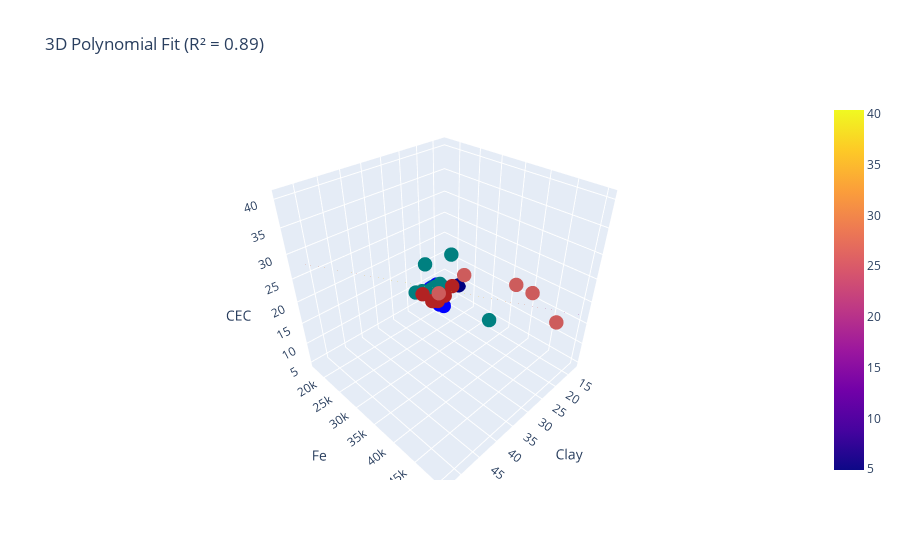

Notebook cell for this chart:
### Code cell
clay_test_errors_summary = []
train_errors_summary = []
best_n_ = []

for feature_set in feature_sets_CEC:
    
    best_n, R2_test_pol, R2_train_pol, RMSE_test_pol, RMSE_train_pol = stochastic_poly(clay_soil, feature_set, clay_soil['CEC'], iters=100)
    print('best_n, R2_test_pol, R2_train_pol, RMSE_test_pol, RMSE_train_pol, feature_set:', best_n, R2_test_pol, R2_train_pol, RMSE_test_pol, RMSE_train_pol, feature_set)
    clay_test_errors_summary.append(R2_test_pol)
    train_errors_summary.append(R2_train_pol)
    best_n_.append(best_n)

bars_plot(feature_sets_CEC, clay_test_errors_summary, train_errors_summary, 'Clayey samples CEC')

best_feat_ind = test_errors_summary.index(max(test_errors_summary))
best_feat = feature_sets_CEC[best_feat_ind]
best_feat_n = best_n_[best_feat_ind]
print('best_feat_ind, best_feat, best_feat_n', best_feat_ind, best_feat, best_feat_n)

fit_and_plot(clay_soil, best_feat, 'CEC', best_feat_n, mapping)

### Figure 1 — Plotly figure (JSON) as saved in the notebook; plotly's stock layout.template omitted (floating-point values rounded to 4 significant figures; data arrays with more than 128 entries replaced by an {"elided": "..."} marker saying what was removed)
{"data": [{"marker": {"color": ["teal", "teal", "teal", "teal", "teal", "teal", "teal", "teal", "teal", "teal", "teal", "teal", "firebrick", "firebrick", "firebrick", "firebrick", "firebrick", "navy", "blue", "blue", "blue", "blue", "blue", "indianred", "indianred", "indianred", "indianred", "indianred"], "size": 5}, "mode": "markers", "name": "Data points", "type": "scatter3d", "x": [21.73, 25.55, 16.1, 29.0, 18.82, 16.88, 18.51, 16.04, 21.37, 20.59, 23.0, 31.69, 37.13, 33.05, 27.52, 38.33, 38.84, 12.62, 20.93, 23.23, 22.47, 25.45, 20.53, 52.89, 38.51, 32.34, 32.34, 16.97], "y": [23150.0, 21270.0, 16990.0, 22560.0, 18330.0, 19270.0, 34250.0, 18270.0, 20330.0, 17810.0, 22780.0, 34250.0, 32130.0, 33890.0, 31210.0, 35480.0, 37180.0, 21330.0, 21500.0, 24250.0, 24850.0, 24900.0, 19080.0, 49410.0, 42230.0, 47510.0, 50310.0, 47950.0], "z": [13.86, 12.63, 7.937, 14.48, 9.251, 9.498, 8.976, 8.396, 10.83, 15.84, 13.38, 29.88, 22.89, 21.7, 19.98, 23.82, 25.04, 8.603, 12.5, 9.61, 9.2, 11.94, 9.943, 39.48, 32.48, 30.81, 30.81, 16.01]}, {"name": "Polynomial Surface", "opacity": 0.6, "type": "surface", "x": [12.62, 13.44, 14.26, 15.08, 15.9, 16.73, 17.55, 18.37, 19.19, 20.01, 20.84, 21.66, 22.48, 23.3, 24.12, 24.95, 25.77, 26.59, 27.41, 28.23, 29.06, 29.88, 30.7, 31.52, 32.34, 33.16, 33.99, 34.81, 35.63, 36.45, 37.27, 38.1, 38.92, 39.74, 40.56, 41.38, 42.21, 43.03, 43.85, 44.67, 45.49, 46.32, 47.14, 47.96, 48.78, 49.6, 50.43, 51.25, 52.07, 52.89], "y": [16990.0, 17670.0, 18350.0, 19030.0, 19710.0, 20390.0, 21070.0, 21750.0, 22430.0, 23110.0, 23790.0, 24470.0, 25150.0, 25830.0, 26510.0, 27190.0, 27870.0, 28550.0, 29230.0, 29910.0, 30590.0, 31270.0, 31950.0, 32630.0, 33310.0, 33990.0, 34670.0, 35350.0, 36030.0, 36710.0, 37390.0, 38070.0, 38750.0, 39430.0, 40110.0, 40790.0, 41470.0, 42150.0, 42830.0, 43510.0, 44190.0, 44870.0, 45550.0, 46230.0, 46910.0, 47590.0, 48270.0, 48950.0, 49630.0, 50310.0], "z": {"elided": "50x50 float values"}}], "layout": {"scene": {"xaxis": {"title": {"text": "Clay"}}, "yaxis": {"title": {"text": "Fe"}}, "zaxis": {"title": {"text": "CEC"}}}, "title": {"text": "3D Polynomial Fit (R² = 0.89)"}}}
